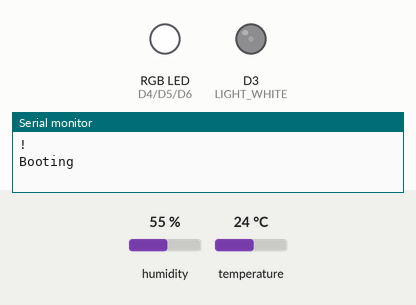
A sketch run on a simulated ESP8266 (NodeMCU). Parts: an RGB LED mixed from three pins (HIGH = lit), output pins drawn as LEDs (lit = HIGH), the last lines printed to the serial monitor. The test bench sets the inputs (shaded band); at power-on: humidity 55 %, temperature 24 °C. Dim RGB values are drawn brighter than linear.

Above: at 2.05 s.
At 5.15 s:
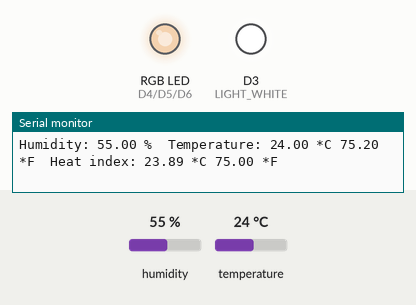
At 8.25 s:
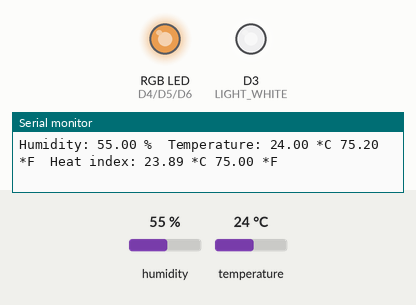
At 14.55 s:
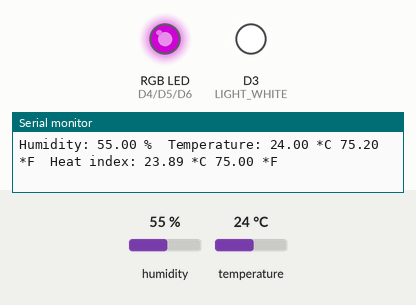
At 20.85 s:
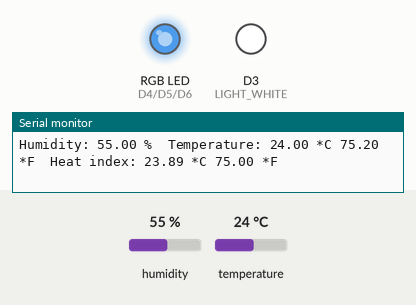
At 27.15 s:
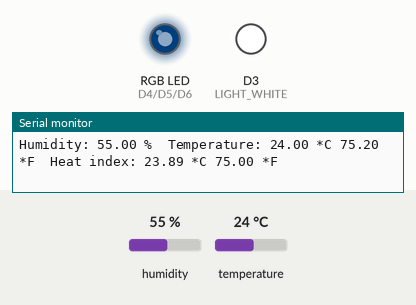
Timing chart, 0 to 34.8 s (numbered marks = the images above):
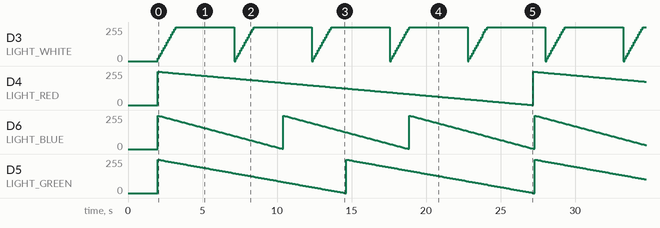

The sketch:

zeldalight.ino
```cpp
#include "DHT.h"

#define LIGHT_WHITE D3
#define LIGHT_RED D4
#define LIGHT_GREEN D5
#define LIGHT_BLUE D6

int lightWhite = 0;
int lightRed = 0;
int lightGreen = 0;
int lightBlue = 0;

DHT dht(D8, DHT21);

void setup() {

  delay(1000);
  Serial.begin(115200);
  Serial.println(F("!"));
  delay(1000);
  Serial.println(F("Booting"));

  pinMode(D8, INPUT);
  dht.begin();

  pinMode(LIGHT_WHITE, OUTPUT);
  pinMode(LIGHT_RED, OUTPUT);
  pinMode(LIGHT_GREEN, OUTPUT);
  pinMode(LIGHT_BLUE, OUTPUT);
  digitalWrite(LIGHT_WHITE, LOW);
  digitalWrite(LIGHT_RED, HIGH);
  digitalWrite(LIGHT_GREEN, HIGH);
  digitalWrite(LIGHT_BLUE, HIGH);
}

int readDelay = 10;

void loop() {

  lightWhite += 20;
  if (lightWhite > 1023) lightWhite = 0;
  analogWrite(LIGHT_WHITE, lightWhite);

  lightRed -= 1;
  if (lightRed < 0) lightRed = 250;
  analogWrite(LIGHT_RED, lightRed);

  lightGreen -= 2;
  if (lightGreen < 0) lightGreen = 250;
  analogWrite(LIGHT_GREEN, lightGreen);

  lightBlue -= 3;
  if (lightBlue < 0) lightBlue = 250;
  analogWrite(LIGHT_BLUE, lightBlue);

  if (--readDelay < 0) {
    readDelay = 10;
    const float h = dht.readHumidity();
    const float t = dht.readTemperature();
    const float f = dht.readTemperature(true);
    if (isnan(h) || isnan(t) || isnan(f)) {
      Serial.print(h);
      Serial.print(F(" "));
      Serial.print(t);
      Serial.print(F(" "));
      Serial.println(f);
      Serial.println("Failed to read from DHT sensor!");
    } else {
      const float hif = dht.computeHeatIndex(f, h);
      const float hic = dht.computeHeatIndex(t, h, false);
      Serial.print(F("Humidity: "));
      Serial.print(h);
      Serial.print(F(" %\t"));
      Serial.print(F("Temperature: "));
      Serial.print(t);
      Serial.print(F(" *C "));
      Serial.print(f);
      Serial.print(F(" *F\t"));
      Serial.print(F("Heat index: "));
      Serial.print(hic);
      Serial.print(F(" *C "));
      Serial.print(hif);
      Serial.println(F(" *F"));
    }
  }

  delay(100);

}
```

Measured:
- by itself, D4 (LIGHT_RED): ramps from 250/255 to 0/255 and jumps back, once every 25.2 s
- by itself, D6 (LIGHT_BLUE): ramps from 250/255 to 1/255 and jumps back, once every 8.4 s
- by itself, D5 (LIGHT_GREEN): ramps from 250/255 to 0/255 and jumps back, once every 12.7 s
- by itself, D3 (LIGHT_WHITE): repeats every 5.2 s: 40/255 0.10 s, 60/255 0.10 s, 80/255 0.10 s, 100/255 0.10 s, 120/255 0.10 s, 140/255 0.10 s, 160/255 0.10 s, 180/255 0.10 s, 200/255 0.10 s, 220/255 0.11 s, 240/255 0.10 s, 255/255 3.9 s, 0/255 0.10 s, 20/255 0.10 s
